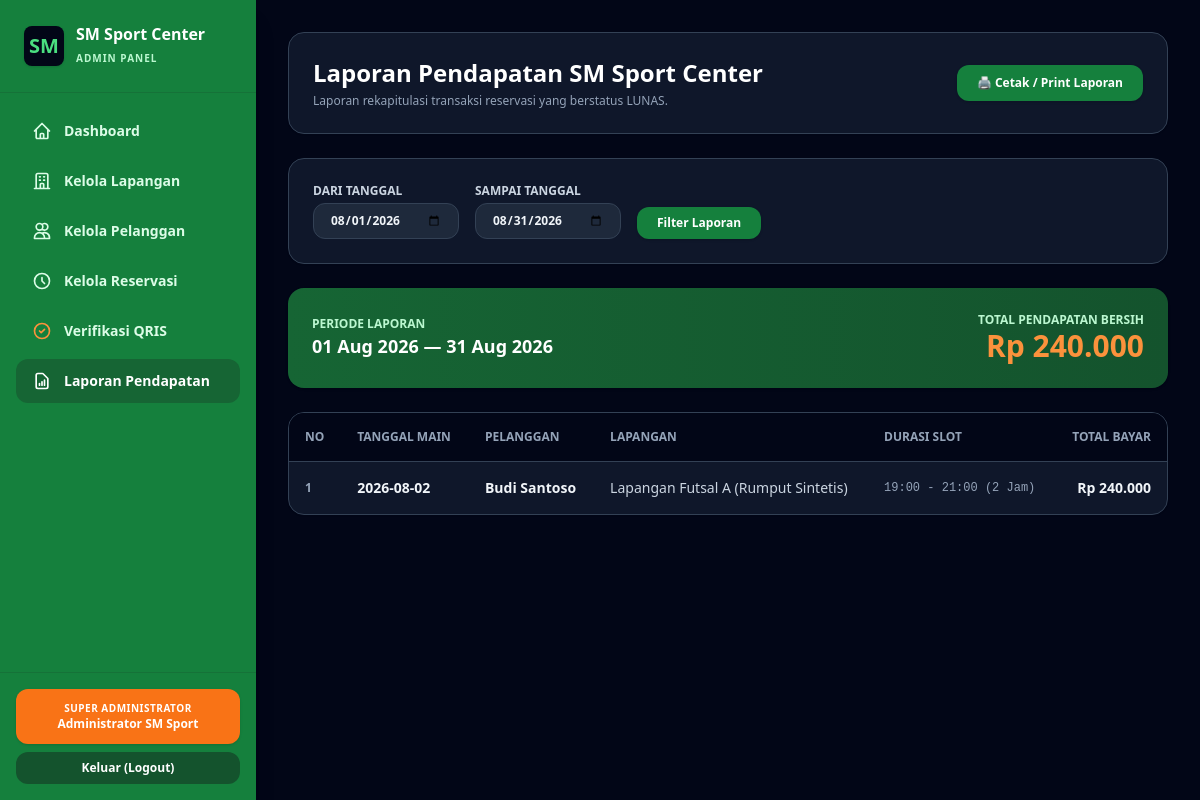
The app's page /admin/laporan/index.php (signed in) with its own data.
### tables this page shows
CREATE TABLE IF NOT EXISTS `reservasi` (
  `id` INT AUTO_INCREMENT PRIMARY KEY,
  `user_id` INT NOT NULL,
  `lapangan_id` INT NOT NULL,
  `tanggal` DATE NOT NULL,
  `jam_mulai` TIME NOT NULL,
  `jam_selesai` TIME NOT NULL,
  `durasi` INT NOT NULL,
  `total_bayar` DECIMAL(10,2) NOT NULL,
  `status` ENUM('menunggu','lunas','dibatalkan') NOT NULL DEFAULT 'menunggu',
  `bukti_bayar` VARCHAR(255) DEFAULT NULL,
  `catatan` TEXT DEFAULT NULL,
  `created_at` TIMESTAMP DEFAULT CURRENT_TIMESTAMP,
  FOREIGN KEY (`user_id`) REFERENCES `users`(`id`) ON DELETE CASCADE,
  FOREIGN KEY (`lapangan_id`) REFERENCES `lapangan`(`id`) ON DELETE CASCADE
);

CREATE TABLE IF NOT EXISTS `users` (
  `id` INT AUTO_INCREMENT PRIMARY KEY,
  `nama` VARCHAR(100) NOT NULL,
  `email` VARCHAR(100) NOT NULL UNIQUE,
  `password` VARCHAR(255) NOT NULL,
  `role` ENUM('admin','pelanggan') NOT NULL DEFAULT 'pelanggan',
  `no_hp` VARCHAR(20) DEFAULT NULL,
  `created_at` TIMESTAMP DEFAULT CURRENT_TIMESTAMP
);

CREATE TABLE IF NOT EXISTS `lapangan` (
  `id` INT AUTO_INCREMENT PRIMARY KEY,
  `nama` VARCHAR(100) NOT NULL,
  `jenis` ENUM('futsal','badminton') NOT NULL,
  `harga_per_jam` DECIMAL(10,2) NOT NULL,
  `deskripsi` TEXT,
  `status` ENUM('aktif','nonaktif') NOT NULL DEFAULT 'aktif'
);

### admin/laporan/index.php (the view, shortened to what this page needs)
<?php
require_once '../../config/database.php';
$start_date = $_GET['start_date'] ?? date('Y-m-01');
$end_date   = $_GET['end_date'] ?? date('Y-m-t');
$stmt = $pdo->prepare("
    SELECT r.*, u.nama AS pelanggan_nama, l.nama AS lapangan_nama
    FROM reservasi r
    JOIN users u ON r.user_id = u.id
    JOIN lapangan l ON r.lapangan_id = l.id
    WHERE r.tanggal BETWEEN ? AND ? AND r.status = 'lunas'
    ORDER BY r.tanggal ASC
");
$stmt->execute([$start_date, $end_date]);
$laporan = $stmt->fetchAll();
$total_pendapatan = array_reduce($laporan, function($acc, $curr) {
    return $acc + $curr['total_bayar'];
}, 0);
?>
<!DOCTYPE html>
<html lang="id">
<head>
    <script src="https://cdn.tailwindcss.com"></script>
</head>
<body class="bg-slate-950 font-sans min-h-screen flex">
    <?php include '../../includes/navbar_admin.php'; ?>
    <main class="flex-1 p-8 space-y-6 overflow-y-auto">
        <div class="bg-slate-900 p-6 rounded-2xl border border-slate-700 shadow-sm flex flex-col md:flex-row md:items-center justify-between gap-4">
            <div>
                <h1 class="text-2xl font-black text-white">Laporan Pendapatan SM Sport Center</h1>
                <p class="text-xs text-slate-400 mt-1">Laporan rekapitulasi transaksi reservasi yang berstatus LUNAS.</p>
            </div>
            <button onclick="window.print()" class="px-5 py-2.5 bg-green-700 hover:bg-green-800 text-white font-bold text-xs rounded-xl shadow transition print:hidden">
                🖨️ Cetak / Print Laporan
            </button>
        </div>
        <form method="GET" class="bg-slate-900 p-6 rounded-2xl border border-slate-700 shadow-sm flex flex-wrap items-end gap-4 print:hidden">
            <div>
                <label class="block text-xs font-bold text-slate-300 uppercase mb-1">Dari Tanggal</label>
                <input type="date" name="start_date" value="<?= htmlspecialchars($start_date) ?>" class="px-4 py-2 bg-slate-800 border border-slate-700 rounded-xl font-semibold text-xs text-slate-100">
            </div>
            <div>
                <label class="block text-xs font-bold text-slate-300 uppercase mb-1">Sampai Tanggal</label>
                <input type="date" name="end_date" value="<?= htmlspecialchars($end_date) ?>" class="px-4 py-2 bg-slate-800 border border-slate-700 rounded-xl font-semibold text-xs text-slate-100">
            </div>
            <button type="submit" class="px-5 py-2 bg-green-700 hover:bg-green-800 text-white font-bold text-xs rounded-xl shadow">
                Filter Laporan
            </button>
        </form>
        <div class="bg-gradient-to-r from-green-800 to-green-900 text-white p-6 rounded-2xl shadow flex items-center justify-between">
            <div>
                <p class="text-xs font-bold text-green-200 uppercase">Periode Laporan</p>
                <p class="text-lg font-bold"><?= date('d M Y', strtotime($start_date)) ?> — <?= date('d M Y', strtotime($end_date)) ?></p>
            </div>
            <div class="text-right">
                <p class="text-xs font-bold text-green-200 uppercase">Total Pendapatan Bersih</p>
                <p class="text-3xl font-black text-orange-400">Rp <?= number_format($total_pendapatan, 0, ',', '.') ?></p>
            </div>
        </div>
        <div class="bg-slate-900 rounded-2xl border border-slate-700 shadow-sm overflow-hidden">
            <table class="w-full text-left text-sm">
                <thead>
                    <tr class="bg-slate-950 border-b border-slate-700 text-slate-400 text-xs font-bold uppercase">
                        <th class="p-4">No</th>
                        <th class="p-4">Tanggal Main</th>
                        <th class="p-4">Pelanggan</th>
                        <th class="p-4">Lapangan</th>
                        <th class="p-4">Durasi Slot</th>
                        <th class="p-4 text-right">Total Bayar</th>
                    </tr>
                </thead>
                <tbody class="divide-y divide-slate-100">
                    <?php if (count($laporan) === 0): ?>
                        <tr>
                            <td colspan="6" class="p-6 text-center text-slate-400 text-xs italic">Tidak ada transaksi lunas pada rentang tanggal ini.</td>
                        </tr>
                    <?php else: ?>
                        <?php $no = 1; foreach ($laporan as $row): ?>
                            <tr class="hover:bg-slate-800 transition">
                                <td class="p-4 text-xs font-bold text-slate-400"><?= $no++ ?></td>
                                <td class="p-4 font-bold text-slate-100"><?= $row['tanggal'] ?></td>
                                <td class="p-4 font-semibold text-slate-100"><?= htmlspecialchars($row['pelanggan_nama']) ?></td>
                                <td class="p-4 text-slate-300"><?= htmlspecialchars($row['lapangan_nama']) ?></td>
                                <td class="p-4 text-xs text-slate-400 font-mono"><?= substr($row['jam_mulai'], 0, 5) ?> - <?= substr($row['jam_selesai'], 0, 5) ?> (<?= $row['durasi'] ?> Jam)</td>
                                <td class="p-4 text-right font-black text-slate-100">Rp <?= number_format($row['total_bayar'], 0, ',', '.') ?></td>
                            </tr>
                        <?php endforeach; ?>
                    <?php endif; ?>
                </tbody>
            </table>
        </div>
    </main>
</body>
</html>

### records on screen
reservasi: total_bayar "240.000", tanggal "2026-08-02", user.nama "Budi Santoso", lapangan.nama "Lapangan Futsal A (Rumput Sintetis)", jam_mulai "19:00", jam_selesai "21:00", durasi "2"

### other values on screen
$_SESSION['nama'] "Administrator SM Sport"
